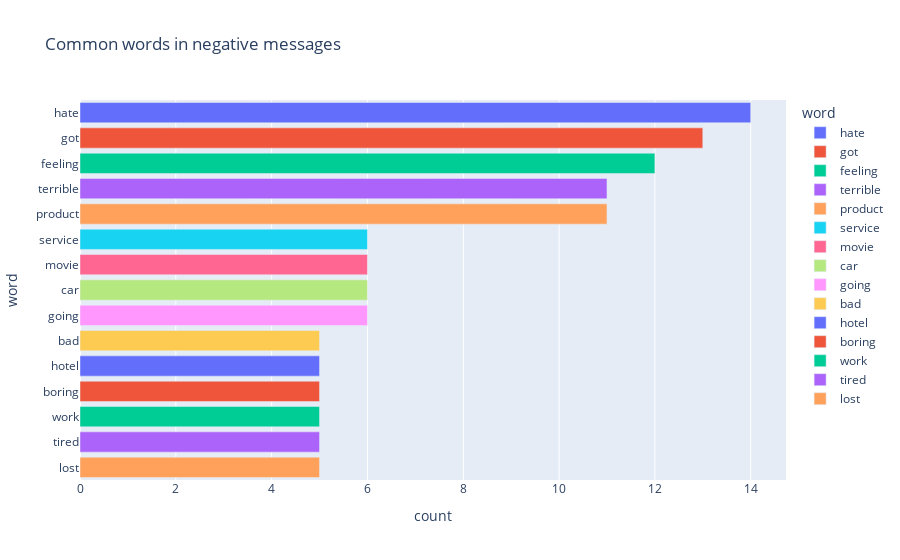

Source (notebook cell):
### Code cell
px.bar(negative_words, x='count', y='word', title='Common words in negative messages', color = 'word')

### Figure 1 — Plotly figure (JSON) as saved in the notebook; plotly's stock layout.template omitted (floating-point values rounded to 4 significant figures)
{"data": [{"alignmentgroup": "True", "hovertemplate": "word=%{y}<br>count=%{x}<extra></extra>", "legendgroup": "hate", "marker": {"color": "#636efa", "pattern": {"shape": ""}}, "name": "hate", "offsetgroup": "hate", "orientation": "h", "showlegend": true, "textposition": "auto", "type": "bar", "x": [14], "xaxis": "x", "y": ["hate"], "yaxis": "y"}, {"alignmentgroup": "True", "hovertemplate": "word=%{y}<br>count=%{x}<extra></extra>", "legendgroup": "got", "marker": {"color": "#EF553B", "pattern": {"shape": ""}}, "name": "got", "offsetgroup": "got", "orientation": "h", "showlegend": true, "textposition": "auto", "type": "bar", "x": [13], "xaxis": "x", "y": ["got"], "yaxis": "y"}, {"alignmentgroup": "True", "hovertemplate": "word=%{y}<br>count=%{x}<extra></extra>", "legendgroup": "feeling", "marker": {"color": "#00cc96", "pattern": {"shape": ""}}, "name": "feeling", "offsetgroup": "feeling", "orientation": "h", "showlegend": true, "textposition": "auto", "type": "bar", "x": [12], "xaxis": "x", "y": ["feeling"], "yaxis": "y"}, {"alignmentgroup": "True", "hovertemplate": "word=%{y}<br>count=%{x}<extra></extra>", "legendgroup": "terrible", "marker": {"color": "#ab63fa", "pattern": {"shape": ""}}, "name": "terrible", "offsetgroup": "terrible", "orientation": "h", "showlegend": true, "textposition": "auto", "type": "bar", "x": [11], "xaxis": "x", "y": ["terrible"], "yaxis": "y"}, {"alignmentgroup": "True", "hovertemplate": "word=%{y}<br>count=%{x}<extra></extra>", "legendgroup": "product", "marker": {"color": "#FFA15A", "pattern": {"shape": ""}}, "name": "product", "offsetgroup": "product", "orientation": "h", "showlegend": true, "textposition": "auto", "type": "bar", "x": [11], "xaxis": "x", "y": ["product"], "yaxis": "y"}, {"alignmentgroup": "True", "hovertemplate": "word=%{y}<br>count=%{x}<extra></extra>", "legendgroup": "service", "marker": {"color": "#19d3f3", "pattern": {"shape": ""}}, "name": "service", "offsetgroup": "service", "orientation": "h", "showlegend": true, "textposition": "auto", "type": "bar", "x": [6], "xaxis": "x", "y": ["service"], "yaxis": "y"}, {"alignmentgroup": "True", "hovertemplate": "word=%{y}<br>count=%{x}<extra></extra>", "legendgroup": "movie", "marker": {"color": "#FF6692", "pattern": {"shape": ""}}, "name": "movie", "offsetgroup": "movie", "orientation": "h", "showlegend": true, "textposition": "auto", "type": "bar", "x": [6], "xaxis": "x", "y": ["movie"], "yaxis": "y"}, {"alignmentgroup": "True", "hovertemplate": "word=%{y}<br>count=%{x}<extra></extra>", "legendgroup": "car", "marker": {"color": "#B6E880", "pattern": {"shape": ""}}, "name": "car", "offsetgroup": "car", "orientation": "h", "showlegend": true, "textposition": "auto", "type": "bar", "x": [6], "xaxis": "x", "y": ["car"], "yaxis": "y"}, {"alignmentgroup": "True", "hovertemplate": "word=%{y}<br>count=%{x}<extra></extra>", "legendgroup": "going", "marker": {"color": "#FF97FF", "pattern": {"shape": ""}}, "name": "going", "offsetgroup": "going", "orientation": "h", "showlegend": true, "textposition": "auto", "type": "bar", "x": [6], "xaxis": "x", "y": ["going"], "yaxis": "y"}, {"alignmentgroup": "True", "hovertemplate": "word=%{y}<br>count=%{x}<extra></extra>", "legendgroup": "bad", "marker": {"color": "#FECB52", "pattern": {"shape": ""}}, "name": "bad", "offsetgroup": "bad", "orientation": "h", "showlegend": true, "textposition": "auto", "type": "bar", "x": [5], "xaxis": "x", "y": ["bad"], "yaxis": "y"}, {"alignmentgroup": "True", "hovertemplate": "word=%{y}<br>count=%{x}<extra></extra>", "legendgroup": "hotel", "marker": {"color": "#636efa", "pattern": {"shape": ""}}, "name": "hotel", "offsetgroup": "hotel", "orientation": "h", "showlegend": true, "textposition": "auto", "type": "bar", "x": [5], "xaxis": "x", "y": ["hotel"], "yaxis": "y"}, {"alignmentgroup": "True", "hovertemplate": "word=%{y}<br>count=%{x}<extra></extra>", "legendgroup": "boring", "marker": {"color": "#EF553B", "pattern": {"shape": ""}}, "name": "boring", "offsetgroup": "boring", "orientation": "h", "showlegend": true, "textposition": "auto", "type": "bar", "x": [5], "xaxis": "x", "y": ["boring"], "yaxis": "y"}, {"alignmentgroup": "True", "hovertemplate": "word=%{y}<br>count=%{x}<extra></extra>", "legendgroup": "work", "marker": {"color": "#00cc96", "pattern": {"shape": ""}}, "name": "work", "offsetgroup": "work", "orientation": "h", "showlegend": true, "textposition": "auto", "type": "bar", "x": [5], "xaxis": "x", "y": ["work"], "yaxis": "y"}, {"alignmentgroup": "True", "hovertemplate": "word=%{y}<br>count=%{x}<extra></extra>", "legendgroup": "tired", "marker": {"color": "#ab63fa", "pattern": {"shape": ""}}, "name": "tired", "offsetgroup": "tired", "orientation": "h", "showlegend": true, "textposition": "auto", "type": "bar", "x": [5], "xaxis": "x", "y": ["tired"], "yaxis": "y"}, {"alignmentgroup": "True", "hovertemplate": "word=%{y}<br>count=%{x}<extra></extra>", "legendgroup": "lost", "marker": {"color": "#FFA15A", "pattern": {"shape": ""}}, "name": "lost", "offsetgroup": "lost", "orientation": "h", "showlegend": true, "textposition": "auto", "type": "bar", "x": [5], "xaxis": "x", "y": ["lost"], "yaxis": "y"}], "layout": {"barmode": "relative", "legend": {"title": {"text": "word"}, "tracegroupgap": 0}, "title": {"text": "Common words in negative messages"}, "xaxis": {"anchor": "y", "domain": [0, 1], "title": {"text": "count"}}, "yaxis": {"anchor": "x", "categoryarray": ["lost", "tired", "work", "boring", "hotel", "bad", "going", "car", "movie", "service", "product", "terrible", "feeling", "got", "hate"], "categoryorder": "array", "domain": [0, 1], "title": {"text": "word"}}}}
